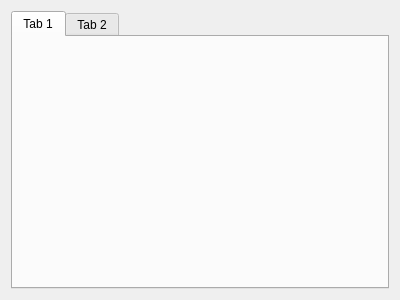
<?xml version="1.0" encoding="UTF-8"?>
<ui version="4.0">
 <class>LivePlot</class>
 <widget class="QWidget" name="LivePlot">
  <property name="geometry">
   <rect>
    <x>0</x>
    <y>0</y>
    <width>400</width>
    <height>300</height>
   </rect>
  </property>
  <property name="windowTitle">
   <string>Form</string>
  </property>
  <layout class="QVBoxLayout" name="verticalLayout_2">
   <item>
    <widget class="QTabWidget" name="tabWidget">
     <widget class="QWidget" name="tab">
      <attribute name="title">
       <string>Tab 1</string>
      </attribute>
     </widget>
     <widget class="QWidget" name="tab_2">
      <attribute name="title">
       <string>Tab 2</string>
      </attribute>
     </widget>
    </widget>
   </item>
  </layout>
 </widget>
 <resources/>
 <connections/>
</ui>
